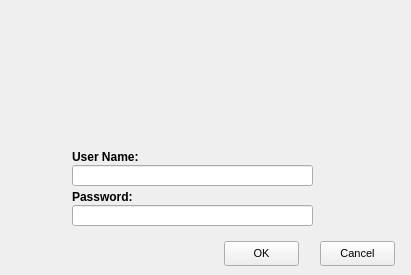
<?xml version="1.0" encoding="UTF-8"?>
<ui version="4.0">
  <class>frmLogin</class>
  <widget class="QWidget" name="frmLogin">
    <property name="geometry">
      <rect>
        <x>0</x>
        <y>0</y>
        <width>411</width>
        <height>275</height>
      </rect>
    </property>
    <property name="windowTitle">
      <string>Login</string>
    </property>
    <property name="font">
      <font>
        <family>MS Sans Serif</family>
        <pointsize>8</pointsize>
      </font>
    </property>
    <!-- vcl-BorderStyle: bsDialog → set windowFlags Qt::Dialog in constructor -->
    <widget class="QLabel" name="Image1">
      <property name="geometry">
        <rect>
          <x>0</x>
          <y>0</y>
          <width>411</width>
          <height>275</height>
        </rect>
      </property>
      <property name="text">
        <string/>
      </property>
      <!-- vcl-align: alClient → arrange in a Qt layout manager -->
    </widget>
    <widget class="QLabel" name="Label1">
      <property name="geometry">
        <rect>
          <x>72</x>
          <y>149</y>
          <width>83</width>
          <height>16</height>
        </rect>
      </property>
      <property name="windowTitle">
        <string>User Name:</string>
      </property>
      <property name="text">
        <string>User Name:</string>
      </property>
      <property name="font">
        <font>
          <family>MS Sans Serif</family>
          <pointsize>9</pointsize>
          <bold>true</bold>
        </font>
      </property>
    </widget>
    <widget class="QLabel" name="Label2">
      <property name="geometry">
        <rect>
          <x>72</x>
          <y>189</y>
          <width>73</width>
          <height>16</height>
        </rect>
      </property>
      <property name="windowTitle">
        <string>Password:</string>
      </property>
      <property name="text">
        <string>Password:</string>
      </property>
      <property name="font">
        <font>
          <family>MS Sans Serif</family>
          <pointsize>9</pointsize>
          <bold>true</bold>
        </font>
      </property>
    </widget>
    <widget class="QPushButton" name="btnOK">
      <property name="geometry">
        <rect>
          <x>224</x>
          <y>241</y>
          <width>75</width>
          <height>25</height>
        </rect>
      </property>
      <property name="windowTitle">
        <string>OK</string>
      </property>
      <property name="text">
        <string>OK</string>
      </property>
    </widget>
    <widget class="QPushButton" name="btnCancel">
      <property name="geometry">
        <rect>
          <x>320</x>
          <y>241</y>
          <width>75</width>
          <height>25</height>
        </rect>
      </property>
      <property name="windowTitle">
        <string>Cancel</string>
      </property>
      <property name="text">
        <string>Cancel</string>
      </property>
    </widget>
    <widget class="QLineEdit" name="edtName">
      <property name="geometry">
        <rect>
          <x>72</x>
          <y>165</y>
          <width>241</width>
          <height>21</height>
        </rect>
      </property>
      <property name="text">
        <string/>
      </property>
    </widget>
    <widget class="QLineEdit" name="edtPassword">
      <property name="geometry">
        <rect>
          <x>72</x>
          <y>205</y>
          <width>241</width>
          <height>21</height>
        </rect>
      </property>
      <property name="text">
        <string/>
      </property>
    </widget>
  </widget>
  <resources/>
  <connections/>
</ui>
